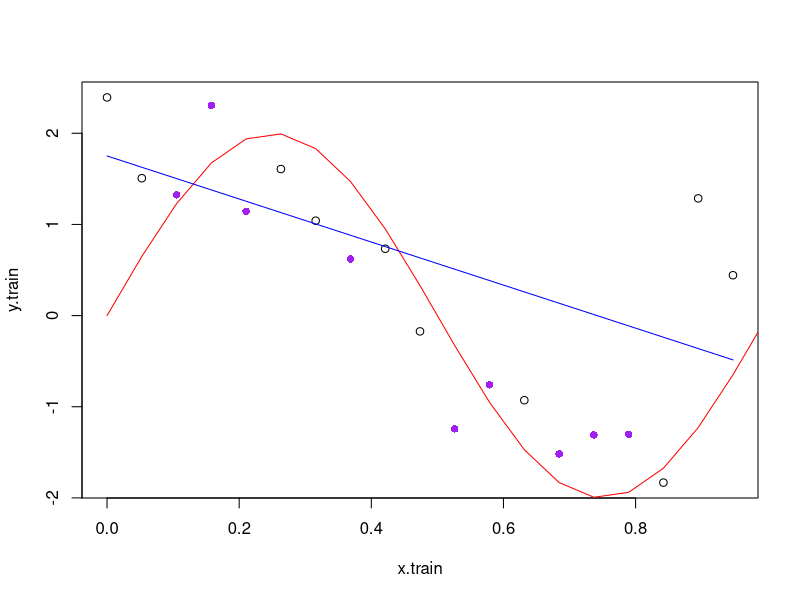
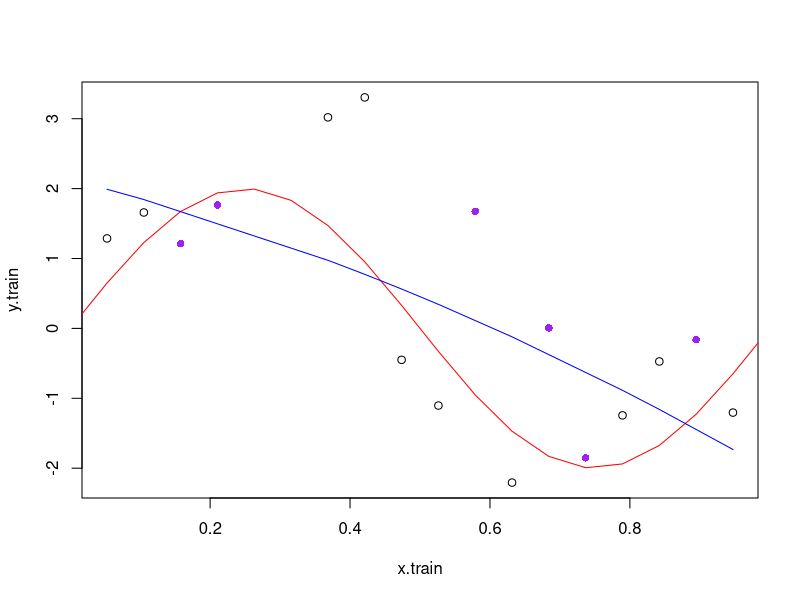
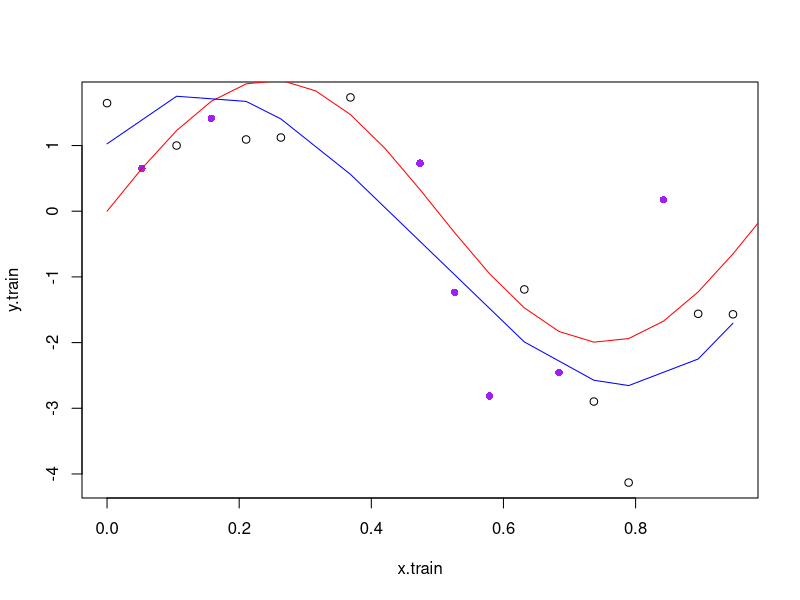
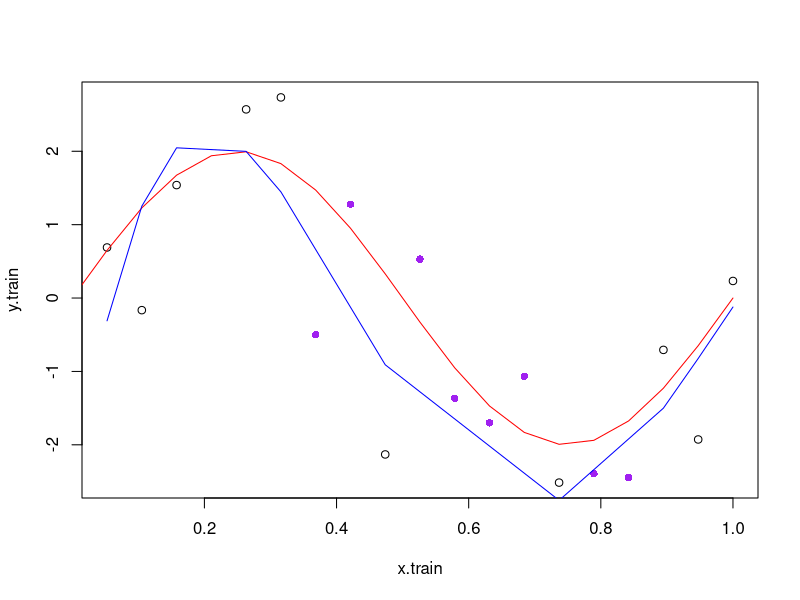
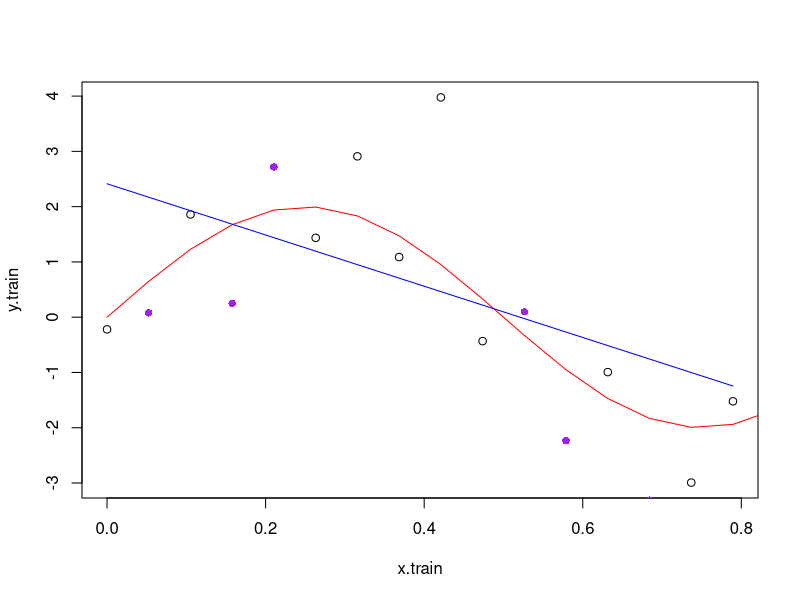
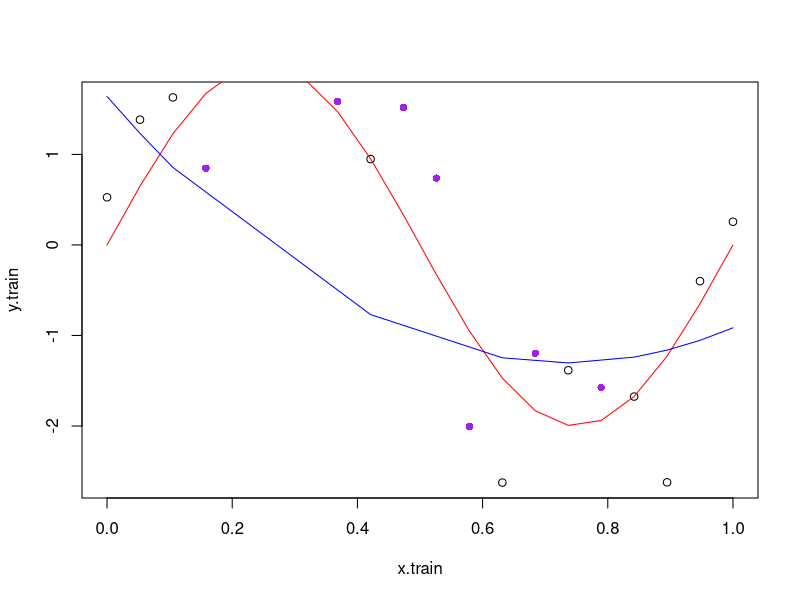
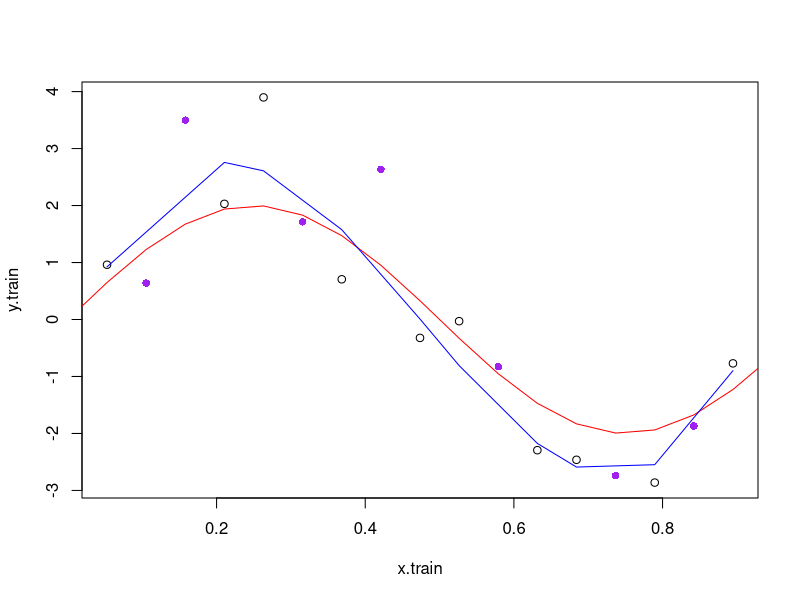
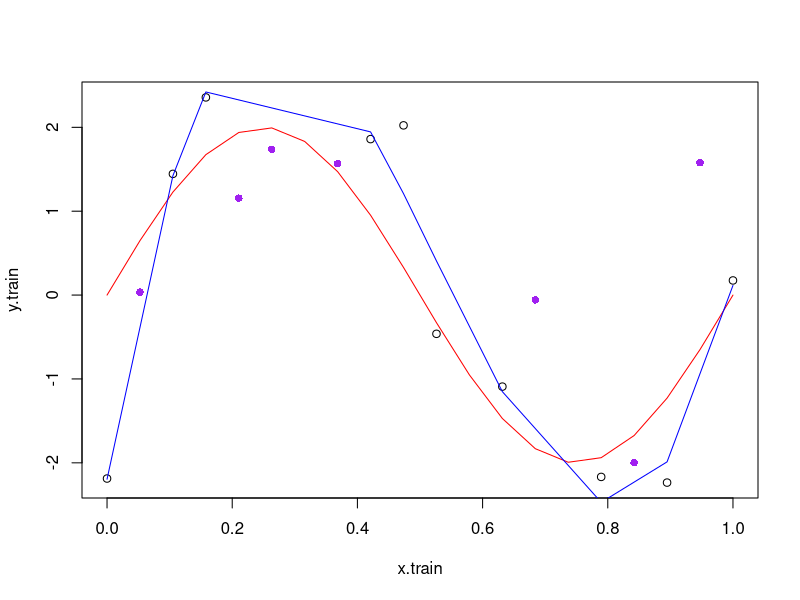

Generate these figures, in order, with R:
## ---- chunk 1
knitr::opts_chunk$set(echo = TRUE)
## ---- chunk 2
bv = function(n,p,noise){
  
  #Training and testing data
  x = seq(0,1,by = 1/(n-1) )
  #Data generation
  truey = 2*sin(2*pi*x)
  y = 2*sin(2*pi*x)+ rnorm(length(x),0,noise)
  
  #Training and testing
  train.index = sample(c(1:length(x)),floor(.5*length(x)))
  x.train = x[train.index]
  y.train = y[train.index]
  
  x.test = x[-train.index]
  y.test = y[-train.index]
  
  plot(x.train,y.train, col = 'black')
  lines(x.test,y.test, type = 'p', pch = 16, col = 'purple')
  lines(x,truey,type = 'l', col='red')
  
  model = lm(y.train~poly(x.train,p))
  ind = order(x.train)
  lines(x.train[ind], model$fitted.values[ind], type = 'l',col = 'blue')
  
  print('Average training error is')
  print(sum(model$residuals^2)/length(model$residuals) )
  
  print('Average test error is:')
  data = data.frame(x.test)
  names(data) = 'x.train'
  pred = predict(model, newdata = data )
  print(sum((y.test - pred)^2/length(y.test) ) )
}
## ---- chunk 3
set.seed(123963)
bv(20,1,1)#linear model
bv(20,2,1)#Quadratic
bv(20,3,1)#Cubic
bv(20,4,1)

for (i in 1:9) {
  print(i)
  bv(20,i,1)
  
}
## ---- chunk 4
set.seed(369321)
#1
bv(20,9,1)
#2
bv(20,1,1)
#3
bv(20,3,1)
